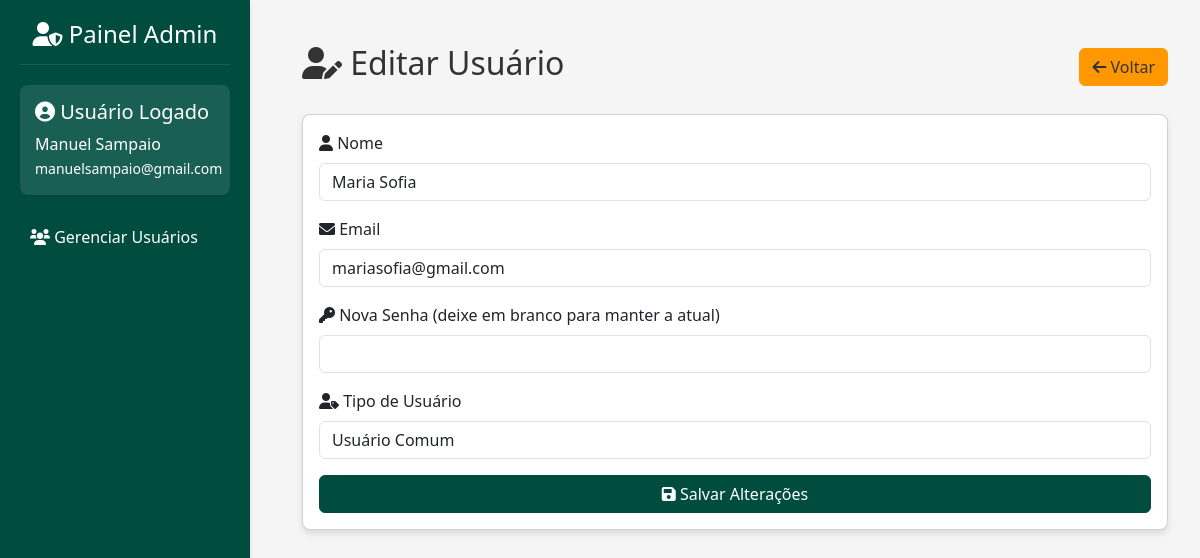
Screenshot of /admin/editar_usuario.php?id=2 (signed in) with the database file from the repository.
### tables this page shows
CREATE TABLE `usuarios` (
  `id_usuario` int(11) NOT NULL,
  `nome` varchar(100) NOT NULL,
  `email` varchar(100) NOT NULL,
  `senha` varchar(255) NOT NULL,
  `tipo_usuario` enum('admin','comum','super_admin') NOT NULL DEFAULT 'comum'
);

### config/database.php (called while the page is built, shortened)
<?php
class Database {
    private static ?PDO $conn = null;
    private static function getEnv(string $key, string $default = ''): string {
        return $_ENV[$key] ?? getenv($key) ?: $default;
    }
    public static function getConnection(): PDO {
        if (self::$conn === null) {
            try {
                $host = self::getEnv('DB_HOST', 'localhost');
                $db_name = self::getEnv('DB_NAME', 'turismo_angola');
                $username = self::getEnv('DB_USER', 'root');
                $password = self::getEnv('DB_PASS', '');
                $charset = 'utf8mb4';
                $dsn = "mysql:host={$host};dbname={$db_name};charset={$charset}";
                self::$conn = new PDO($dsn, $username, $password, [
                    PDO::ATTR_ERRMODE => PDO::ERRMODE_EXCEPTION,
                    PDO::ATTR_DEFAULT_FETCH_MODE => PDO::FETCH_ASSOC,
                    PDO::ATTR_EMULATE_PREPARES => false,
                ]);
            } catch (Exception $e) {
                error_log("[Erro] Falha na conexão com o banco: " . $e->getMessage());
                throw new Exception("Erro ao conectar ao banco de dados. Verifique as configurações.");
            }
        }
        return self::$conn;
    }
}

### app/controllers/usuarioController.php (called while the page is built, shortened)
<?php
require_once __DIR__ . '/../../config/database.php';
require_once __DIR__ . '/../models/Usuario.php';
class UsuarioController
{
    protected $usuarioModel;
    public function __construct()
    {
        try {
            $this->usuarioModel = new Usuario();
        } catch (Exception $e) {
            error_log("Erro ao inicializar UsuarioController: " . $e->getMessage());
            throw new Exception("Erro interno ao carregar o controlador de usuários.");
        }
    }
    public function buscarUsuarioPorId(int $id): ?array
    {
        return $this->usuarioModel->buscarPorId($id);
    }
}

### app/models/Usuario.php (called while the page is built, shortened)
<?php
class Usuario
{
    private PDO $db;
    public function __construct()
    {
        try {
            $this->db = Database::getConnection();
        } catch (PDOException $e) {
            error_log("Erro ao conectar ao banco: " . $e->getMessage());
            throw new Exception("Erro interno ao conectar ao banco de dados.");
        }
    }
    private function executarQuery(string $sql, array $params = [], bool $fetchAll = false, bool $fetchColumn = false)
    {
        try {
            $stmt = $this->db->prepare($sql);
            foreach ($params as $key => $value) {
                $stmt->bindValue($key, $value);
            }
            $stmt->execute();
            return $fetchAll ? $stmt->fetchAll(PDO::FETCH_ASSOC) : $stmt->fetch(PDO::FETCH_ASSOC);
        } catch (PDOException $e) {
            error_log("Erro na query: " . $e->getMessage());
            return null;
        }
    }
    public function buscarPorId(int $id): ?array
    {
        $resultado = $this->executarQuery("SELECT id_usuario, nome, email, tipo_usuario FROM usuarios WHERE id_usuario = :id LIMIT 1", [':id' => $id]);
        return $resultado ?: null;
    }
}

### admin/editar_usuario.php (the view, shortened to what this page needs)
<?php
require_once __DIR__ . '/../app/models/Usuario.php';
require_once __DIR__ . '/../app/controllers/UsuarioController.php';
$usuarioController = new UsuarioController();
$usuarioLogado = $_SESSION['usuario'];
$idUsuario = (int)$_GET['id'];
$usuario = $usuarioController->buscarUsuarioPorId($idUsuario);
?>
<!DOCTYPE html>
<html lang="pt">
<head>
    <link rel="stylesheet" href="https://cdn.jsdelivr.net/npm/bootstrap@5.3.0/dist/css/bootstrap.min.css">
    <link rel="stylesheet" href="https://cdnjs.cloudflare.com/ajax/libs/font-awesome/6.0.0/css/all.min.css">
</head>
<body>
<div id="sidebar">
    <div class="sidebar-header">
        <h3><i class="fas fa-user-shield"></i> Painel Admin</h3>
    </div>
    <div class="user-info">
        <h5><i class="fas fa-user-circle"></i> Usuário Logado</h5>
        <p class="mb-0"><?= htmlspecialchars($usuarioLogado['nome'] ?? 'Usuário') ?></p>
        <small><?= htmlspecialchars($usuarioLogado['email'] ?? 'Email') ?></small>
    </div>
    <a href="gerenciar_usuarios.php" class="d-block text-decoration-none">
        <i class="fas fa-users"></i> Gerenciar Usuários
    </a>
</div>
<div id="content">
    <div class="container mt-4">
        <div class="d-flex justify-content-between align-items-center mb-4">
            <h2><i class="fas fa-user-edit"></i> Editar Usuário</h2>
            <a href="gerenciar_usuarios.php" class="btn btn-secondary">
                <i class="fas fa-arrow-left"></i> Voltar
            </a>
        </div>
        <div class="card">
            <div class="card-body">
                <form method="POST">
                    <div class="mb-3">
                        <label class="form-label"><i class="fas fa-user"></i> Nome</label>
                        <input type="text" class="form-control" name="nome"
                               value="<?= htmlspecialchars($usuario['nome'] ?? '') ?>" required>
                    </div>
                    <div class="mb-3">
                        <label class="form-label"><i class="fas fa-envelope"></i> Email</label>
                        <input type="email" class="form-control" name="email"
                               value="<?= htmlspecialchars($usuario['email'] ?? '') ?>" required>
                    </div>
                    <div class="mb-3">
                        <label class="form-label"><i class="fas fa-key"></i> Nova Senha (deixe em branco para manter a atual)</label>
                        <input type="password" class="form-control" name="senha">
                    </div>
                    <div class="mb-3">
                        <label class="form-label"><i class="fas fa-user-tag"></i> Tipo de Usuário</label>
                        <select class="form-control" name="tipo_usuario">
                            <option value="comum" <?= ($usuario['tipo_usuario'] ?? '') == 'comum' ? 'selected' : '' ?>>
                                Usuário Comum
                            </option>
                        </select>
                    </div>
                    <div class="d-grid gap-2">
                        <button type="submit" name="atualizar_usuario" class="btn btn-primary">
                            <i class="fas fa-save"></i> Salvar Alterações
                        </button>
                    </div>
                </form>
            </div>
        </div>
    </div>
</div>
</body>
</html>

### admin/editar_usuario.php (style rules this page uses)
:root { --primary-color: #004d40; --secondary-color: #ff9800; --accent-color: #f44336; --light-bg: #f5f5f5; --dark-bg: #212121; --text-dark: #333333; --text-light: #ffffff; --shadow: 0 4px 6px rgba(0, 0, 0, 0.1); --hover-shadow: 0 8px 15px rgba(0, 0, 0, 0.2); --transition: all 0.3s ease; --border-radius: 8px; }
body { display: flex; background-color: var(--light-bg); color: var(--text-dark); }
#sidebar { width: 250px; background: var(--primary-color); color: var(--text-light); height: 100vh; padding: 20px; position: fixed; box-shadow: var(--shadow); transition: var(--transition); }
#sidebar .user-info { background: rgba(255,255,255,0.1); padding: 15px; border-radius: var(--border-radius); margin-bottom: 20px; box-shadow: 0 2px 4px rgba(0,0,0,0.1); }
#sidebar a { color: var(--text-light); transition: var(--transition); padding: 10px; border-radius: var(--border-radius); display: block; margin-bottom: 8px; }
#content { margin-left: 270px; width: calc(100% - 270px); padding: 20px; }
.btn-primary { background-color: var(--primary-color); border-color: var(--primary-color); }
.btn-secondary { background-color: var(--secondary-color); border-color: var(--secondary-color); color: var(--text-dark); }
.card { border-radius: var(--border-radius); box-shadow: var(--shadow); transition: var(--transition); }
.sidebar-header { text-align: center; margin-bottom: 20px; padding-bottom: 15px; border-bottom: 1px solid rgba(255,255,255,0.1); }
.sidebar-header h3 { font-size: 1.5rem; margin-bottom: 0; }

### rows the page displays
usuarios: nome "Maria Sofia", email "mariasofia@gmail.com", tipo_usuario "Usuário Comum"

### other values shown
$usuarioLogado['nome'] "Manuel Sampaio"
$usuarioLogado['email'] "manuelsampaio@gmail.com"
